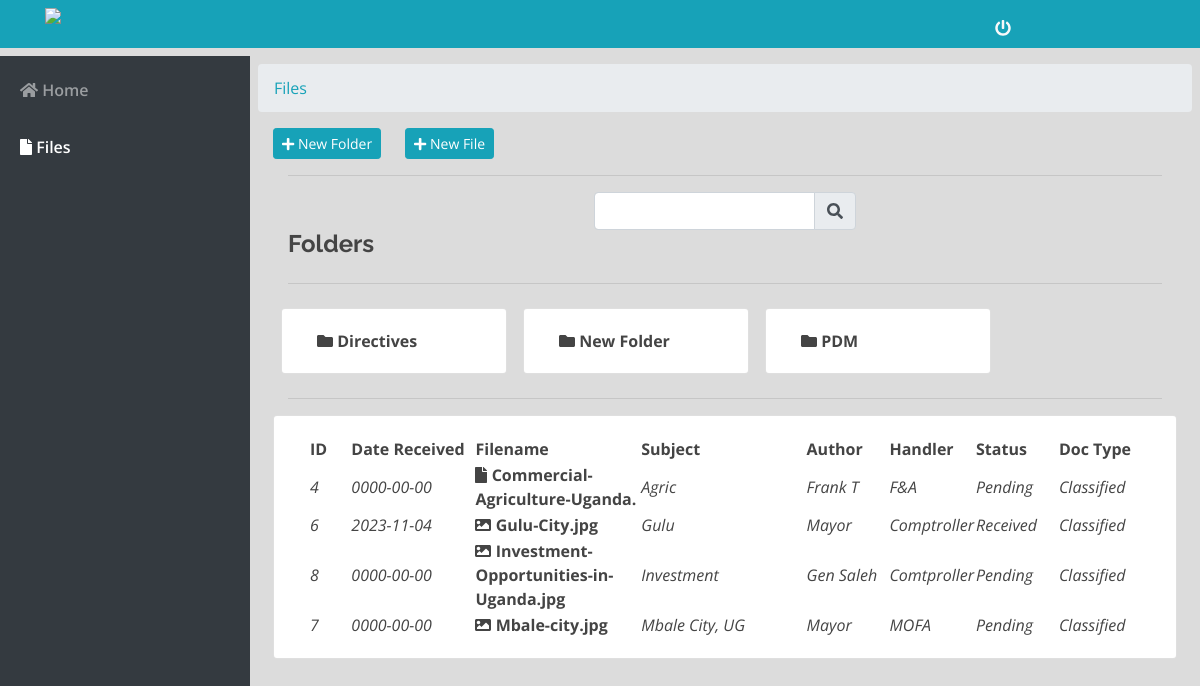
/index.php?page=files (signed in), run on the app's committed database.
### tables this page shows
CREATE TABLE `folders` (
  `id` int(30) NOT NULL,
  `user_id` int(30) NOT NULL,
  `name` varchar(200) NOT NULL,
  `parent_id` int(30) NOT NULL DEFAULT 0
);

CREATE TABLE `files` (
  `id` int(11) NOT NULL,
  `name` varchar(200) NOT NULL,
  `subject` varchar(200) NOT NULL,
  `author` varchar(50) NOT NULL,
  `auth_contact` varchar(20) NOT NULL,
  `auth_address` varchar(50) NOT NULL,
  `handler` varchar(20) NOT NULL,
  `date_received` date NOT NULL,
  `date_closed` date NOT NULL,
  `doc_type` varchar(20) NOT NULL,
  `status` varchar(20) NOT NULL,
  `date_created` timestamp NOT NULL DEFAULT current_timestamp(),
  `user_id` int(30) NOT NULL,
  `folder_id` int(30) NOT NULL,
  `file_type` varchar(50) NOT NULL,
  `file_path` text NOT NULL,
  `is_public` tinyint(1) DEFAULT 0,
  `date_updated` datetime NOT NULL DEFAULT current_timestamp() ON UPDATE current_timestamp()
);

### files.php (the view, shortened to what this page needs)
<?php
include 'db_connect.php';
$folder_parent = isset($_GET['fid'])? $_GET['fid'] : 0;
$folders = $conn->query("SELECT * FROM folders where parent_id = $folder_parent and user_id = '".$_SESSION['login_id']."'  order by name asc");
$files = $conn->query("SELECT * FROM files where folder_id = $folder_parent and user_id = '".$_SESSION['login_id']."'  order by name asc");
?>
<nav aria-label="breadcrumb ">
  <ol class="breadcrumb">
	<li class="breadcrumb-item"><a class="text-info" href="index.php?page=files">Files</a></li>
  </ol>
</nav>
<div class="container-fluid">
	<div class="col-lg-12">
		<div class="row">
			<button class="btn btn-info btn-sm" id="new_folder"><i class="fa fa-plus"></i> New Folder</button>
			<button class="btn btn-info btn-sm ml-4" id="new_file"><i class="fa fa-plus"></i> New File</button>
		</div>
		<hr>
		<div class="row">
			<div class="col-lg-12">
			<div class="col-md-4 input-group offset-4">
  				<input type="text" class="form-control" id="search" aria-label="Small" aria-describedby="inputGroup-sizing-sm">
  				<div class="input-group-append">
   					 <span class="input-group-text" id="inputGroup-sizing-sm"><i class="fa fa-search"></i></span>
  				</div>
			</div>
			</div>
		</div>
		<div class="row">
			<div class="col-md-12"><h4><b>Folders</b></h4></div>
		</div>
		<hr>
		<div class="row">
			<?php
			while($row=$folders->fetch_assoc()):
			?>
				<div class="card col-md-3 mt-2 ml-2 mr-2 mb-2 folder-item" data-id="<?php echo $row['id'] ?>">
					<div class="card-body">
							<large><span><i class="fa fa-folder"></i></span><b class="to_folder"> <?php echo $row['name'] ?></b></large>
					</div>
				</div>
			<?php endwhile; ?>
		</div>
		<hr>
		<div class="row">
			<div class="card col-md-12">
				<div class="card-body">
					<table width="100%">
						<tr>
							<th width="5%" class="">ID</th>
							<th width="15%" class="">Date Received</th>
							<th width="20%" class="">Filename</th>
							<th width="20%" class="">Subject</th>
							<th width="10%" class="">Author</th>
							<th width="10%" class="">Handler</th>
							<th width="10%" class="">Status</th>
							<th width="10%" class="">Doc Type</th>
						</tr>
						<?php
					while($row=$files->fetch_assoc()):
						$name = explode(' ||',$row['name']);
						$name = isset($name[1]) ? $name[0] ." (".$name[1].").".$row['file_type'] : $name[0] .".".$row['file_type'];
						$img_arr = array('png','jpg','jpeg','gif','psd','tif');
						$icon ='fa-file';
						if(in_array(strtolower($row['file_type']),$img_arr))
							$icon ='fa-image';
					?>
						<tr class='file-item' data-id="<?php echo $row['id'] ?>" data-name="<?php echo $name ?>">
							<td><i class="to_file"><?php echo $row['id'] ?></i></td>
							<td><i class="to_file"><?php echo $row['date_received'] ?></i></td>
							<td><large><span><i class="fa <?php echo $icon ?>"></i></span><b class="to_file"> <?php echo $name ?></b></large>
							</td>
							<td><i class="to_file"><?php echo $row['subject'] ?></i></td>
							<td><i class="to_file"><?php echo $row['author'] ?></i></td>
							<td><i class="to_file"><?php echo $row['handler'] ?></i></td>
							<td><i class="to_file"><?php echo $row['status'] ?></i></td>
							<td><i class="to_file"><?php echo $row['doc_type'] ?></i></td>
						</tr>
					<?php endwhile; ?>
					</table>
				</div>
			</div>
		</div>
	</div>
</div>

### index.php (shortened to what this page needs)
<!DOCTYPE html>
<html lang="en">
<head>
<?php
 include('./header.php');
 ?>
</head>
<body>
	<?php include 'topbar.php' ?>
	<?php include 'navbar.php' ?>
  <main id="view-panel" >
      <?php $page = isset($_GET['page']) ? $_GET['page'] :'home'; ?>
  	<?php include $page.'.php' ?>
  </main>
</body>
</html>

### header.php (shortened to what this page needs)
  <link rel="stylesheet" href="assets/font-awesome/css/all.min.css">
<link href="assets/vendor/bootstrap/css/bootstrap.min.css" rel="stylesheet">
<link href="assets/vendor/icofont/icofont.min.css" rel="stylesheet">
<link href="assets/vendor/boxicons/css/boxicons.min.css" rel="stylesheet">
<link href="assets/vendor/venobox/venobox.css" rel="stylesheet">
<link href="assets/vendor/animate.css/animate.min.css" rel="stylesheet">
<link href="assets/vendor/remixicon/remixicon.css" rel="stylesheet">
<link href="assets/vendor/owl.carousel/assets/owl.carousel.min.css" rel="stylesheet">
<link href="assets/vendor/bootstrap-datepicker/css/bootstrap-datepicker.min.css" rel="stylesheet">
<link href="assets/DataTables/datatables.min.css" rel="stylesheet">
<link href="assets/css/style.css" rel="stylesheet">
<link type="text/css" rel="stylesheet" href="assets/css/jquery-te-1.4.0.css">

### topbar.php (shortened to what this page needs)
<nav class="navbar navbar-dark bg-info fixed-top " style="padding:0;">
  <div class="container-fluid mt-2 mb-2">
  	<div class="col-lg-12">
  		<div class="col-md-1 float-left" style="display: flex;">
  			<img width="40" src="assets/SHU-logo.png">
  		</div>
	  	<div class="col-md-2 mt-2 float-right">
	  		<a class="text-light" href="ajax.php?action=logout"><?php echo $_SESSION['login_name'] ?> <i class="fa fa-power-off"></i></a>
	    </div>
    </div>
  </div>
</nav>

### navbar.php (shortened to what this page needs)
<nav id="sidebar" class='mx-lt-5 bg-dark' >
		<div class="sidebar-list">
				<a href="index.php?page=home" class="nav-item nav-home"><span class='icon-field'><i class="fa fa-home"></i></span> Home</a>
				<a href="index.php?page=files" class="nav-item nav-files"><span class='icon-field'><i class="fa fa-file"></i></span> Files</a>
		</div>
</nav>

### assets/css/style.css (style rules this page uses)
body { font-family: "Open Sans", sans-serif; color: #444444; width: 100%; height: calc(100%); }
a { color: #1977cc; }
h1, h2, h3, h4, h5, h6 { font-family: "Raleway", sans-serif; }
nav#sidebar { height: calc(100%); position: fixed; z-index: 99; left: 0; width: 250px; }
a.nav-item { position: relative; display: block; padding: .75rem 1.25rem; margin-top: 10px; margin-bottom: -1px; color: rgba(255, 255, 255, 0.5); font-weight: 600; }
a.nav-item:hover, .nav-item.active { color: white; }
main#view-panel { margin-left: 250px; width:calc(100% - 250px); margin-top: 3.5rem; padding: .5em }

### index.php (style rules this page uses)
body { background: #80808045; }

### files.php (style rules this page uses)
.folder-item { cursor: pointer; }
.file-item { cursor: pointer; }

### data on the page
folders: name "Directives"
folders: name "New Folder"
folders: name "PDM"
files: id "4", date_received "0000-00-00", name "Commercial-Agriculture-Uganda.", subject "Agric", author "Frank T", handler "F&A", status "Pending", doc_type "Classified"
files: id "6", date_received "2023-11-04", name "Gulu-City.jpg", subject "Gulu", author "Mayor", handler "Comptroller", status "Received", doc_type "Classified"
files: id "8", date_received "0000-00-00", name "Investment-Opportunities-in-Uganda.jpg", subject "Investment", author "Gen Saleh", handler "Comtproller", status "Pending", doc_type "Classified"
files: id "7", date_received "0000-00-00", name "Mbale-city.jpg", subject "Mbale City, UG", author "Mayor", handler "MOFA", status "Pending", doc_type "Classified"
